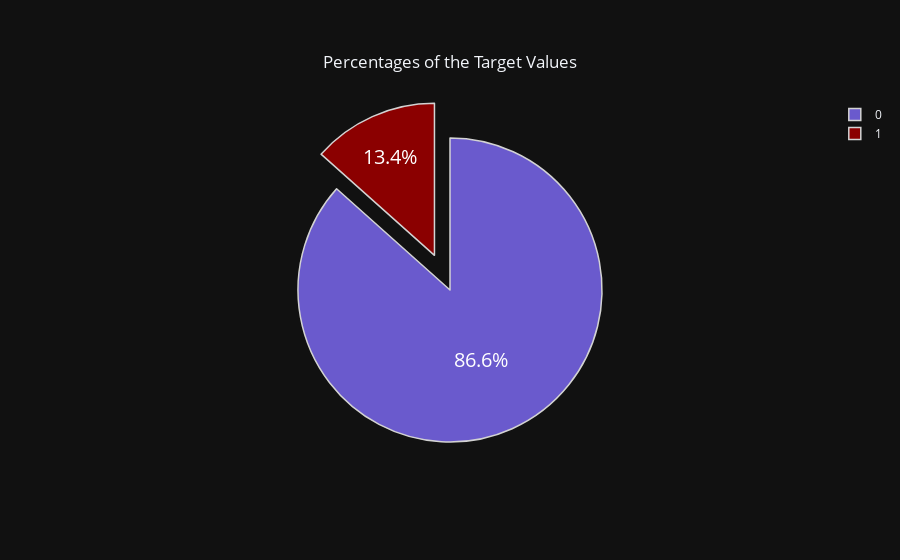

Source (notebook cell):
### Code cell
colors = ["slateblue", "darkred"]

fig = go.Figure(data=[go.Pie(labels = sms['label'].value_counts().keys(),
                             values = sms['label'].value_counts().values,
                             pull = [0, 0.25])])

fig.update_traces(hoverinfo ='label',
                  textinfo ='percent',
                  textfont_size = 20,
                  textposition ='auto',
                  marker=dict(colors=colors,
                              line = dict(color = 'lightgray',
                                          width = 1.5)))

fig.update_layout(title={'text': "Percentages of the Target Values",
                         'y':0.9,
                         'x':0.5,
                         'xanchor': 'center',
                         'yanchor': 'top'},
                  template='plotly_dark')

iplot(fig, filename='basic')

### Figure 1 — Plotly figure (JSON) as saved in the notebook; plotly's stock layout.template omitted (floating-point values rounded to 4 significant figures)
{"data": [{"hoverinfo": "label", "labels": [0, 1], "marker": {"colors": ["slateblue", "darkred"], "line": {"color": "lightgray", "width": 1.5}}, "pull": [0, 0.25], "textfont": {"size": 20}, "textinfo": "percent", "textposition": "auto", "type": "pie", "values": [4825, 747]}], "layout": {"title": {"text": "Percentages of the Target Values", "x": 0.5, "xanchor": "center", "y": 0.9, "yanchor": "top"}}}
